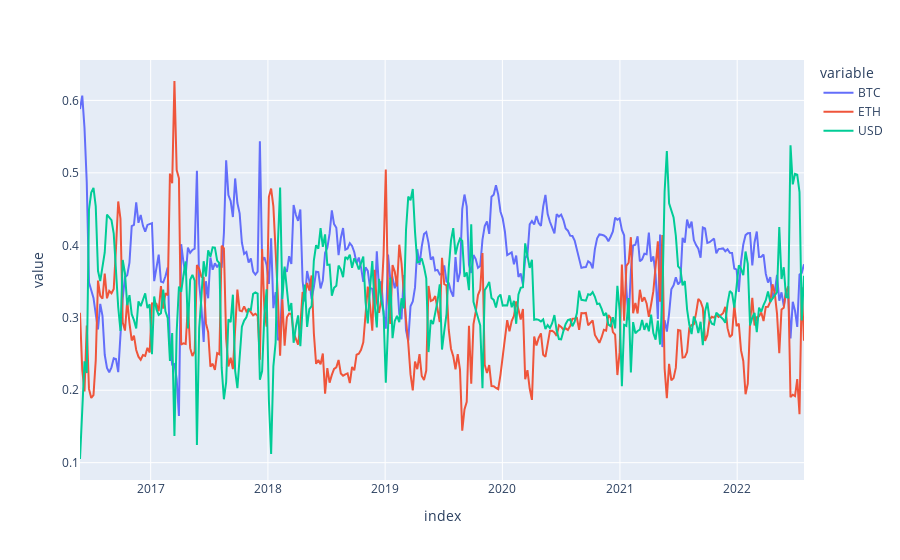

The notebook cell this image was saved under:
### Code cell
optimized_portfolio.plot()

### Figure 1 — Plotly figure (JSON) as saved in the notebook; plotly's stock layout.template omitted (floating-point values rounded to 4 significant figures; data arrays with more than 128 entries replaced by an {"elided": "..."} marker saying what was removed)
{"data": [{"hovertemplate": "variable=BTC<br>index=%{x}<br>value=%{y}<extra></extra>", "legendgroup": "BTC", "line": {"color": "#636efa", "dash": "solid"}, "marker": {"symbol": "circle"}, "mode": "lines", "name": "BTC", "orientation": "v", "showlegend": true, "type": "scatter", "x": {"elided": "323 str values"}, "xaxis": "x", "y": {"elided": "323 float values"}, "yaxis": "y"}, {"hovertemplate": "variable=ETH<br>index=%{x}<br>value=%{y}<extra></extra>", "legendgroup": "ETH", "line": {"color": "#EF553B", "dash": "solid"}, "marker": {"symbol": "circle"}, "mode": "lines", "name": "ETH", "orientation": "v", "showlegend": true, "type": "scatter", "x": {"elided": "323 str values"}, "xaxis": "x", "y": {"elided": "323 float values"}, "yaxis": "y"}, {"hovertemplate": "variable=USD<br>index=%{x}<br>value=%{y}<extra></extra>", "legendgroup": "USD", "line": {"color": "#00cc96", "dash": "solid"}, "marker": {"symbol": "circle"}, "mode": "lines", "name": "USD", "orientation": "v", "showlegend": true, "type": "scatter", "x": {"elided": "323 str values"}, "xaxis": "x", "y": {"elided": "323 float values"}, "yaxis": "y"}], "layout": {"legend": {"title": {"text": "variable"}, "tracegroupgap": 0}, "margin": {"t": 60}, "xaxis": {"anchor": "y", "domain": [0, 1], "title": {"text": "index"}}, "yaxis": {"anchor": "x", "domain": [0, 1], "title": {"text": "value"}}}}
